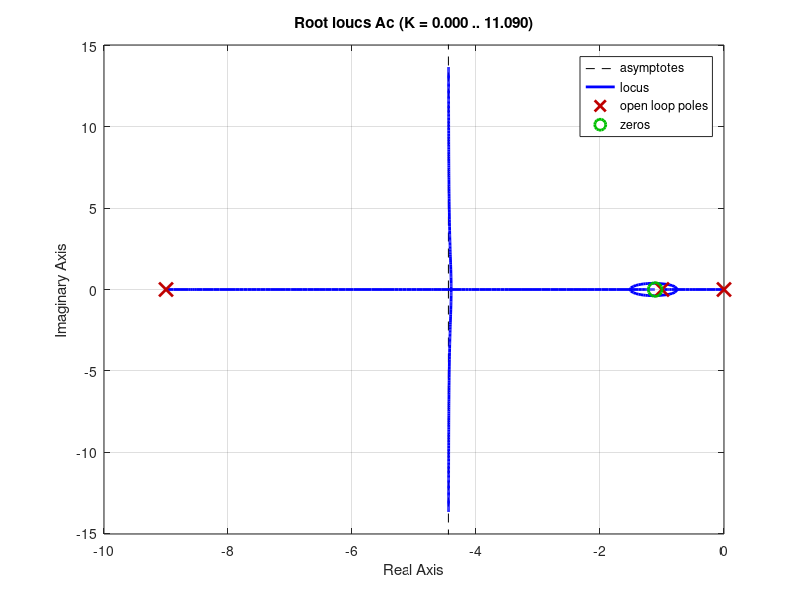
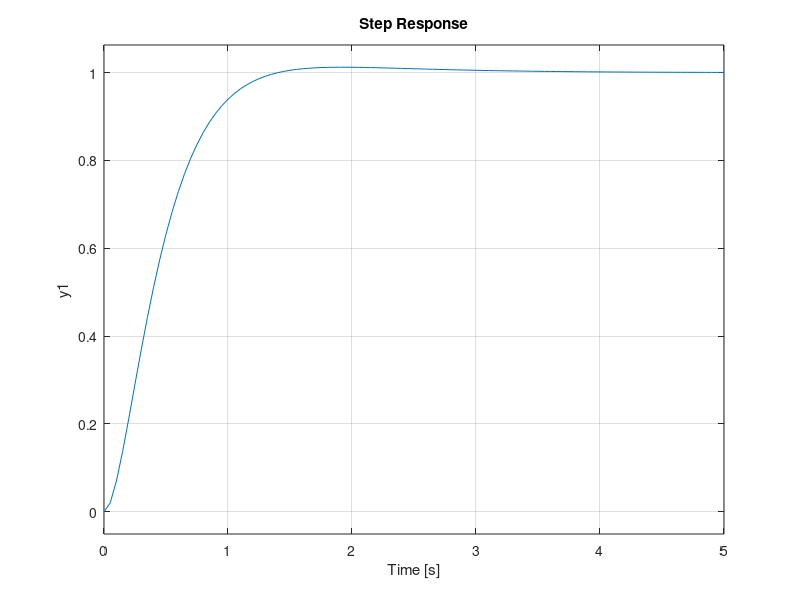

Reproduce these figures in MATLAB, in order. (Note: this script raises an error after producing the figures.)
clc
clear
close all

%% Control System params
Kp=1.87
c=-1.11
Ka=1;
K=10*Ka*Kp;
Ki=Kp*(-c)

%% Transfer Functions
Gc=zpk(c, 0, Kp);
Gp=zpk([],[-1 -9],10);

%Root locus
Ac=Gc*Gp;


figure
rlocus(Ac);
hold on
grid on
xlim([-10 0])
%Step
Hc=feedback(Ac,1 ,-1);
figure 
step(Hc)
stepinfo(Hc)
grid on